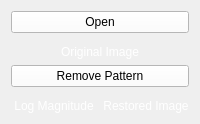
      <widget class="QWidget" name="tab_3">
       <attribute name="title">
        <string>Pattern</string>
       </attribute>
       <layout class="QGridLayout" name="gridLayout_12">
        <item row="0" column="0">
         <layout class="QVBoxLayout" name="verticalLayout_24">
          <item>
           <widget class="QPushButton" name="open_for_pattern">
            <property name="styleSheet">
             <string notr="true">background-color: rgb(255, 255, 255);</string>
            </property>
            <property name="text">
             <string>Open</string>
            </property>
           </widget>
          </item>
          <item>
           <layout class="QVBoxLayout" name="verticalLayout_23">
            <item>
             <widget class="BeforePatternWidget" name="before_pattern_img" native="true"/>
            </item>
            <item>
             <widget class="QLabel" name="label_15">
              <property name="styleSheet">
               <string notr="true">color: rgb(255, 255, 255);</string>
              </property>
              <property name="text">
               <string>Original Image</string>
              </property>
              <property name="alignment">
               <set>Qt::AlignCenter</set>
              </property>
             </widget>
            </item>
           </layout>
          </item>
          <item>
           <widget class="QPushButton" name="apply_pattern_button">
            <property name="styleSheet">
             <string notr="true">background-color: rgb(255, 255, 255);</string>
            </property>
            <property name="text">
             <string>Remove Pattern</string>
            </property>
           </widget>
          </item>
          <item>
           <layout class="QHBoxLayout" name="horizontalLayout_25">
            <item>
             <layout class="QVBoxLayout" name="verticalLayout_21">
              <item>
               <widget class="AfterPatternWidget" name="pattern_img" native="true"/>
              </item>
              <item>
               <widget class="QLabel" name="label_13">
                <property name="styleSheet">
                 <string notr="true">color: rgb(255, 255, 255);</string>
                </property>
                <property name="text">
                 <string>Log Magnitude</string>
                </property>
                <property name="alignment">
                 <set>Qt::AlignCenter</set>
                </property>
               </widget>
              </item>
             </layout>
            </item>
            <item>
             <layout class="QVBoxLayout" name="verticalLayout_22">
              <item>
               <widget class="RestoredImageWidget" name="restored_img_widget" native="true"/>
              </item>
              <item>
               <widget class="QLabel" name="label_14">
                <property name="styleSheet">
                 <string notr="true">color: rgb(255, 255, 255);</string>
                </property>
                <property name="text">
                 <string>Restored Image</string>
                </property>
                <property name="alignment">
                 <set>Qt::AlignCenter</set>
                </property>
               </widget>
              </item>
             </layout>
            </item>
           </layout>
          </item>
         </layout>
        </item>
       </layout>
      </widget>
